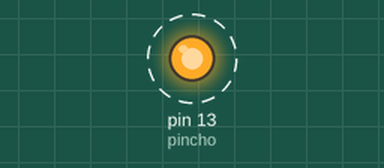
Bench run of a sketch on a simulated Arduino Uno, built with avr-gcc and run on an emulated ATmega328P. On the bench: output pins drawn as LEDs (lit = HIGH). Dashed ring = blinking.

Above: at 0.5 s.
Timing chart, 0 to 4.6 s (numbered marks = the images above):
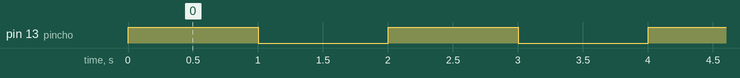

The sketch:

taller-3.6.ino
```cpp
int pincho=13;
int tiempazo=1;//tiempo en segundazos

void setup() {
  pinMode(pincho,OUTPUT);
}

void loop() {
  digitalWrite(pincho,HIGH);
  delay(tiempazo*1000);
  digitalWrite(pincho,LOW);
  delay(tiempazo*1000);
}
```

Measured:
- by itself, pin 13 (pincho): alternates HIGH for 1.0 s and LOW for 1.0 s
